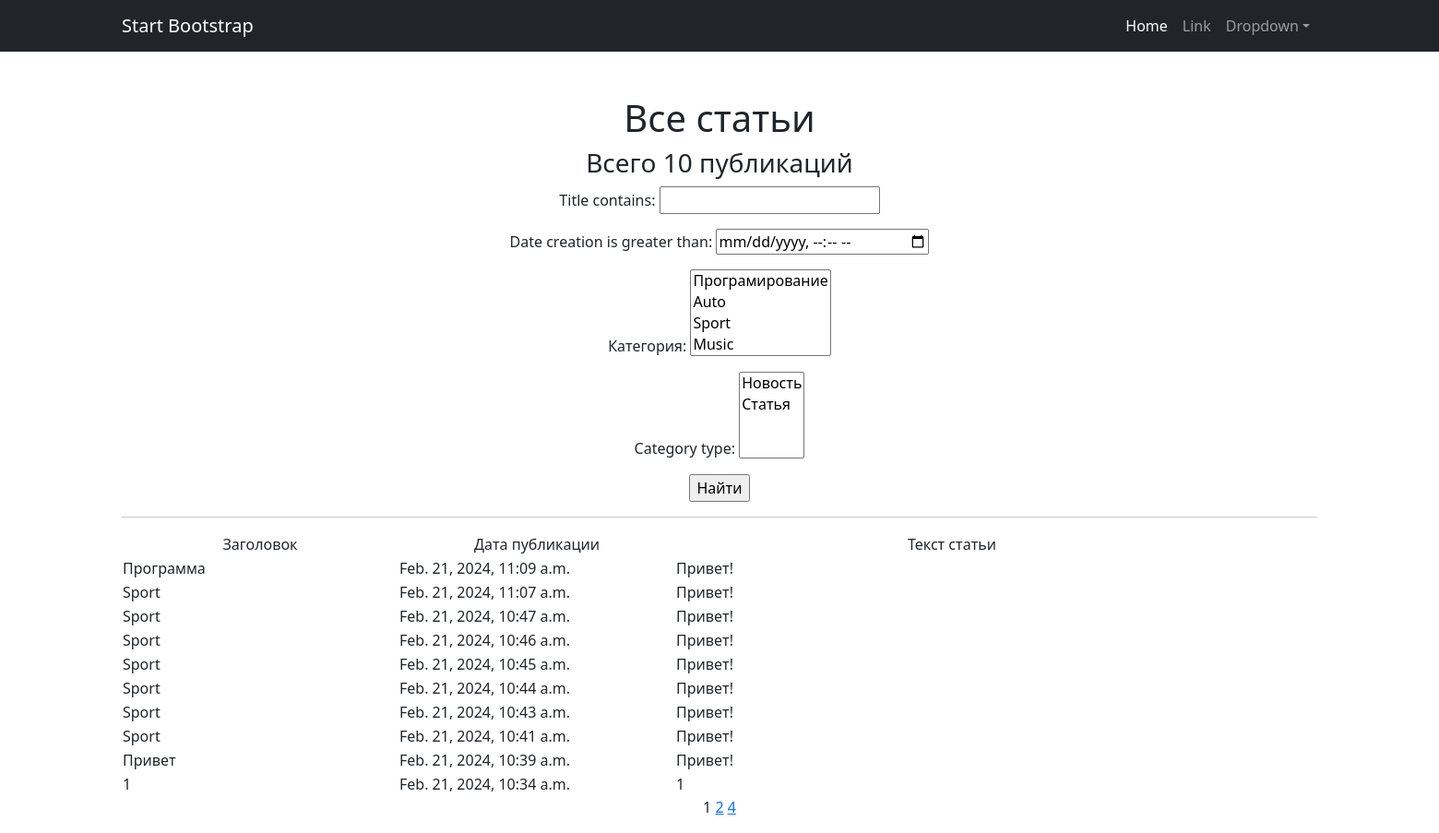
/, run on an earlier commit of the app's database.
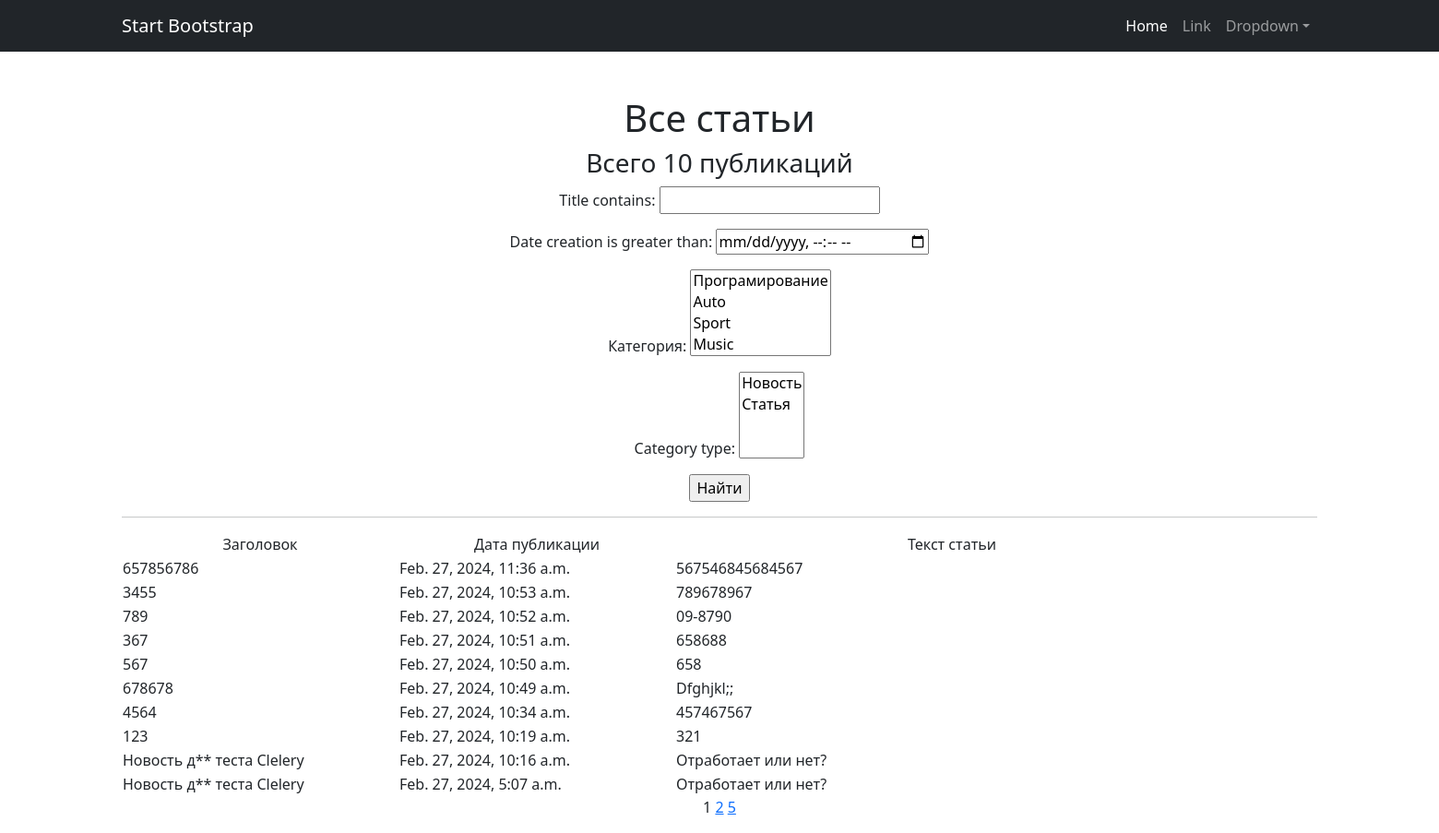
And on a later commit of the database.
### newsarticle/models.py (models this page shows, shortened)
class Post(models.Model):
    author = models.ForeignKey(Author, on_delete=models.CASCADE)
    NEWS = 'NW'
    ARTICLE = 'AR'
    CATEGORY_CHOICES = (
        (NEWS, 'Новость'),
        (ARTICLE, 'Статья'),
    )
    category_type = models.CharField(max_length=2, choices=CATEGORY_CHOICES, default=ARTICLE)
    date_creation = models.DateTimeField(auto_now_add=True)
    post_category = models.ManyToManyField(Category, through='PostCategory')
    title = models.CharField(max_length=128)
    text = models.TextField()
    rating = models.IntegerField(default=0)

### newsarticle/views.py (the view)
# urls.py: path('', cache_page(60)(PostPreview.as_view()), name='posts_list'),
class PostPreview(ListView):
    logger.info('INFO')
    model = Post
    ordering = '-date_creation'
    template_name = 'posts.html'
    context_object_name = 'posts'
    paginate_by = 10
    def get_queryset(self):
        queryset = super().get_queryset()
        self.filterset = PostFilter(self.request.GET, queryset)
        return self.filterset.qs
    def get_context_data(self, **kwargs):
        context = super().get_context_data(**kwargs)
        context['time_now'] = datetime.utcnow()
        context['filterset'] = self.filterset
        context['next_post'] = None
        return context

### newsarticle/models.py (called while the page is built)
    def __str__(self):
        return self.naming

### newsarticle/templatetags/custom_filters.py (called while the page is built)
@register.filter()
def censor(text):
    for word in bad_words:
        text = text.replace(word[1:], '*' * len(word[1:]))
    return text

### newsarticle/templatetags/custom_tags.py (called while the page is built)
@register.simple_tag(takes_context=True)
def url_replace(context, **kwargs):
    d = context['request'].GET.copy()
    for k, v in kwargs.items():
        d[k] = v
    return d.urlencode()

### templates/posts.html (shortened to what this page needs)
{% extends 'flatpages/default.html' %}
{% load custom_filters %}
{% load custom_tags %}
{% load cache %}
{% block content %}
   <h1>Все статьи</h1>
   <h3>Всего {{ posts|length }} публикаций</h3>
   <form action="" method="get">
       {{ filterset.form.as_p }}
       <input type="submit" value="Найти" />
   </form>
    <hr>
   {% if posts %}
       <table style="height: 31px; margin-left: auto; margin-right: auto; width: 1800px;">
           <tbody>
               <tr>
                   <td style="width: 300px; text-align: center;"> Заголовок </td>
                   <td style="width: 300px; text-align: center;"> Дата публикации </td>
                   <td style="width: 600px; text-align: center;"> Текст статьи </td>
               </tr>
       {% for post in posts %}
               <tr>
                   <td style="width: 300px; text-align: left;"> {{ post.title|censor }} </td>
                   <td style="width: 300px; text-align: left;"> {{ post.date_creation }} </td>
                   <td style="width: 600px; text-align: left;"> {{ post.text|censor|truncatewords:20 }} </td>
                   <td>
                </td>
               </tr>
               {% endfor %}
           </tbody>
       </table>
   {% else %}
       <h2>Новостей и статей нет!</h2>
   {% endif %}
   {{ page_obj.number }}
   {% if page_obj.has_next %}
       <a href="?{% url_replace page=page_obj.next_page_number %}">{{ page_obj.next_page_number }}</a>
       {% if paginator.num_pages != page_obj.next_page_number %}
           <a href="?{% url_replace page=page_obj.paginator.num_pages %}">{{ page_obj.paginator.num_pages }}</a>
       {% endif %}
   {% endif %}
{% endblock content %}

What changed in the data, as far as the page shows it:
no longer on this page (row unchanged): Post: title|censor "Программа", date_creation "Feb. 21, 2024, 11:09 a.m.", text|censor "Привет!"
no longer on this page (row unchanged): Post: title|censor "Sport", date_creation "Feb. 21, 2024, 11:07 a.m.", text|censor "Привет!"
no longer on this page (row unchanged): Post: title|censor "Sport", date_creation "Feb. 21, 2024, 10:47 a.m.", text|censor "Привет!"
no longer on this page (row unchanged): Post: title|censor "Sport", date_creation "Feb. 21, 2024, 10:46 a.m.", text|censor "Привет!"
no longer on this page (row unchanged): Post: title|censor "Sport", date_creation "Feb. 21, 2024, 10:45 a.m.", text|censor "Привет!"
no longer on this page (row unchanged): Post: title|censor "Sport", date_creation "Feb. 21, 2024, 10:44 a.m.", text|censor "Привет!"
no longer on this page (row unchanged): Post: title|censor "Sport", date_creation "Feb. 21, 2024, 10:43 a.m.", text|censor "Привет!"
no longer on this page (row unchanged): Post: title|censor "Sport", date_creation "Feb. 21, 2024, 10:41 a.m.", text|censor "Привет!"
no longer on this page (row unchanged): Post: title|censor "Привет", date_creation "Feb. 21, 2024, 10:39 a.m.", text|censor "Привет!"
no longer on this page (row unchanged): Post: title|censor "1", date_creation "Feb. 21, 2024, 10:34 a.m.", text|censor "1"
added Post: title|censor "657856786", date_creation "Feb. 27, 2024, 11:36 a.m.", text|censor "567546845684567"
added Post: title|censor "3455", date_creation "Feb. 27, 2024, 10:53 a.m.", text|censor "789678967"
added Post: title|censor "789", date_creation "Feb. 27, 2024, 10:52 a.m.", text|censor "09-8790"
added Post: title|censor "367", date_creation "Feb. 27, 2024, 10:51 a.m.", text|censor "658688"
added Post: title|censor "567", date_creation "Feb. 27, 2024, 10:50 a.m.", text|censor "658"
added Post: title|censor "678678", date_creation "Feb. 27, 2024, 10:49 a.m.", text|censor "Dfghjkl;;"
added Post: title|censor "4564", date_creation "Feb. 27, 2024, 10:34 a.m.", text|censor "457467567"
added Post: title|censor "123", date_creation "Feb. 27, 2024, 10:19 a.m.", text|censor "321"
added Post: title|censor "Новость д** теста Clelery", date_creation "Feb. 27, 2024, 10:16 a.m.", text|censor "Отработает или нет?"
added Post: title|censor "Новость д** теста Clelery", date_creation "Feb. 27, 2024, 5:07 a.m.", text|censor "Отработает или нет?"
Also different on the page:
{{ page_obj.paginator.num_pages }}: "4" → "5"
